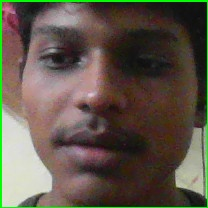
#> input picture captured_face_Naageswar lenka.jpg, 208 x 208 px, given in place of test.jpg, which was not available
$ python benchmark.py 3
#> lines starting #> are read from the running program, lines starting #| are printed output that depends on the picture
#!/usr/bin/env python3

import cv2
import time
import sys

def benchmark(num_times):
    """
    Call face_cascade.detectMultiScale 'num_times' number of times
    and return the execution time.
    """
#> called with num_times = 3
    start = time.time()  # Use time.time() instead of time.clock_gettime()
    # Load the cascade
    face_cascade = cv2.CascadeClassifier('haarcascade_frontalface_default.xml')

    # Read the input image
    img = cv2.imread('test.jpg')
#> img is the input picture: shape (208, 208, 3); mean B, G, R 73.8, 86.3, 95.5
    if img is None:
        raise FileNotFoundError("The image file 'test.jpg' was not found.")

    # Convert into grayscale
    gray = cv2.cvtColor(img, cv2.COLOR_BGR2GRAY)
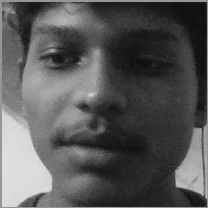
#> gray: shape (208, 208); min 12, max 225, mean 87.6

    # Overhead time just to set things up
    overhead_time = time.time() - start  # Use time.time() here

    start = time.time()  # Use time.time() instead of time.clock_gettime()
    # Detect faces
    for i in range(0, num_times):
        faces = face_cascade.detectMultiScale(gray, 1.1, 4)

    face_detect_time = time.time() - start  # Use time.time() here

    return (overhead_time, face_detect_time)

if __name__ == '__main__':
    try:
        if len(sys.argv) < 2:
            print("Usage: python benchmark.py <num_times>")
            sys.exit(1)

        num_times = int(sys.argv[1])
        (overhead_time, face_detect_time) = benchmark(num_times)
        print("overhead_time to load classifier and image -> %f seconds" % overhead_time)
        print("time to do %d face detections -> %f seconds" % (num_times, face_detect_time))

    except Exception as e:
        print("An error occurred:", e)

    # Wait for user input before closing
    input("Press Enter to exit...")

$ run again, on captured_face_chandan kumar bhera.jpg
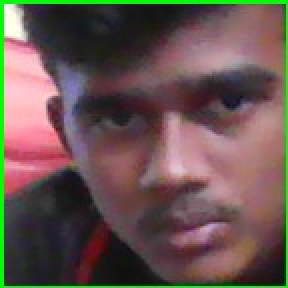
#> input picture captured_face_chandan kumar bhera.jpg, 144 x 144 px, given in place of test.jpg, which was not available (shown 2 times larger)
#> in benchmark, img is the input picture: shape (144, 144, 3); mean B, G, R 80.2, 85.2, 103.8
#> in benchmark, `gray = cv2.cvtColor(img, cv2.COLOR_BGR2GRAY)`:
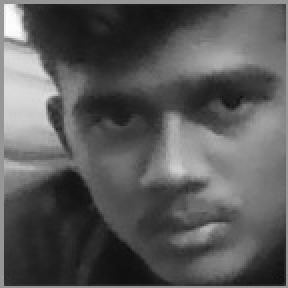
#> gray: shape (144, 144) (shown 2 times larger); min 14, max 254, mean 90.2

$ run again, on chandan.jpg
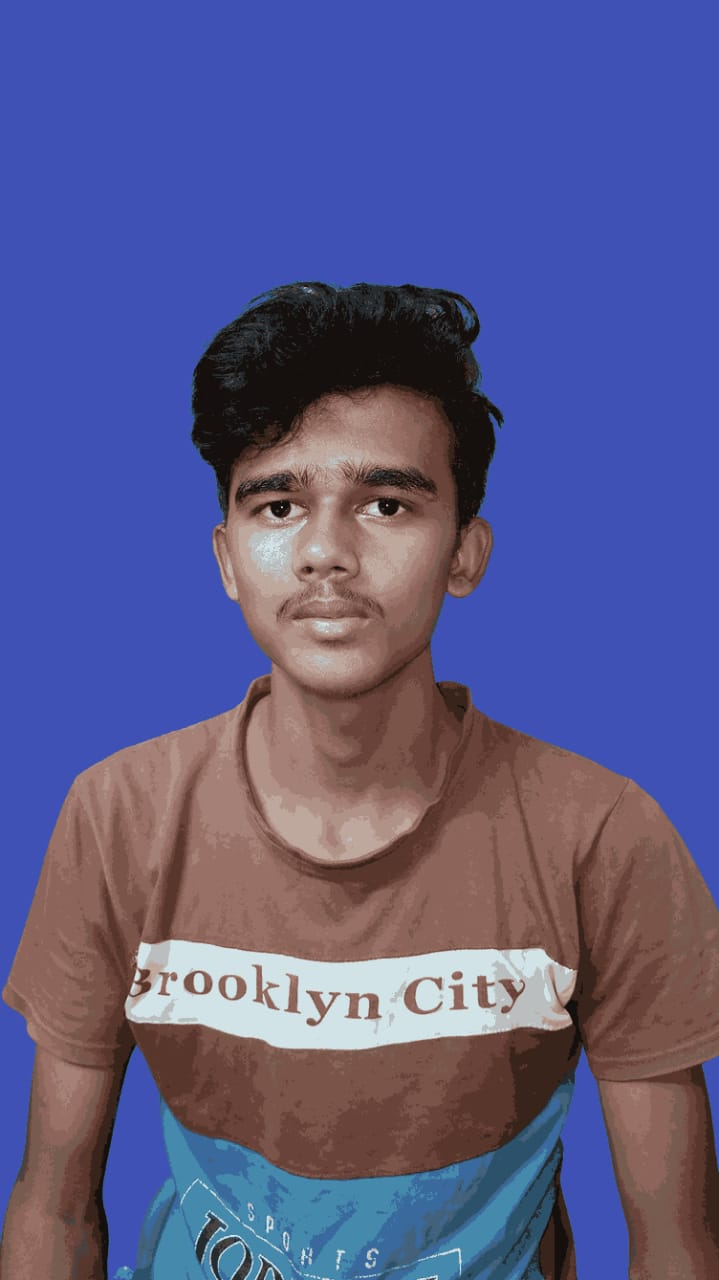
#> input picture chandan.jpg, 719 x 1280 px, given in place of test.jpg, which was not available
#> in benchmark, img is the input picture: shape (1280, 719, 3); mean B, G, R 138, 89.3, 89.7
#> in benchmark, `gray = cv2.cvtColor(img, cv2.COLOR_BGR2GRAY)`:
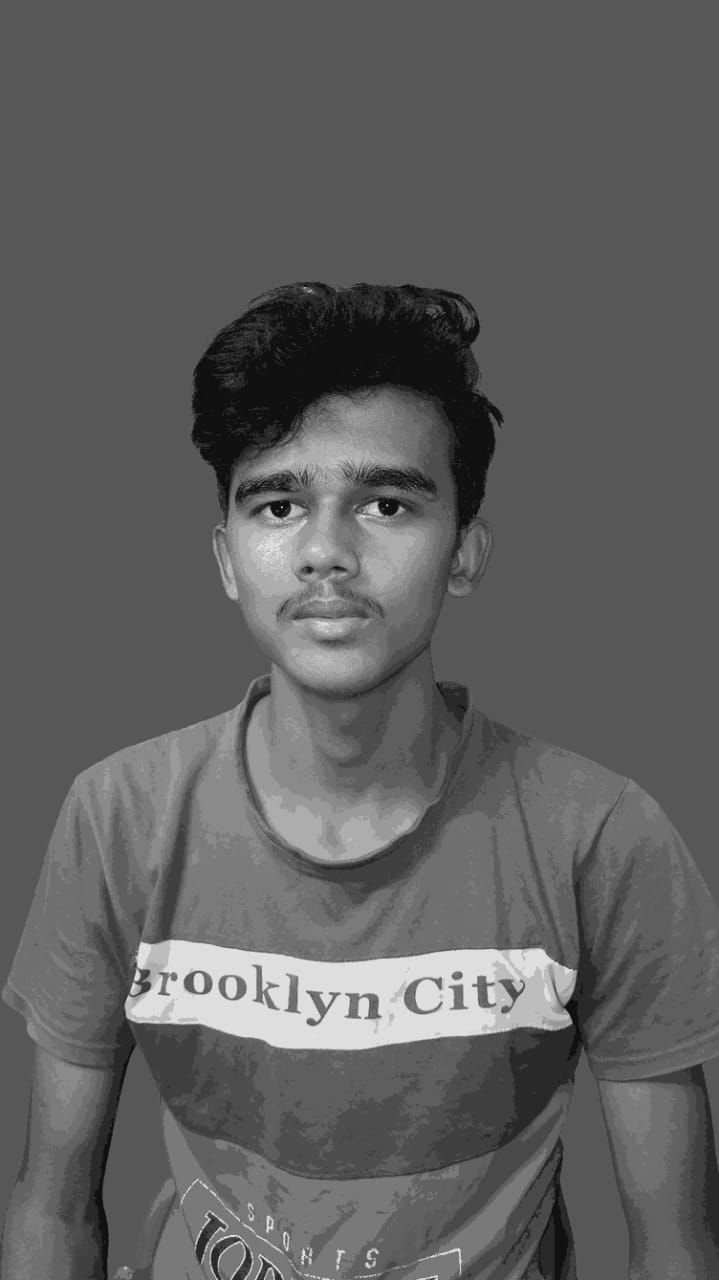
#> gray: shape (1280, 719); min 1, max 244, mean 94.9
